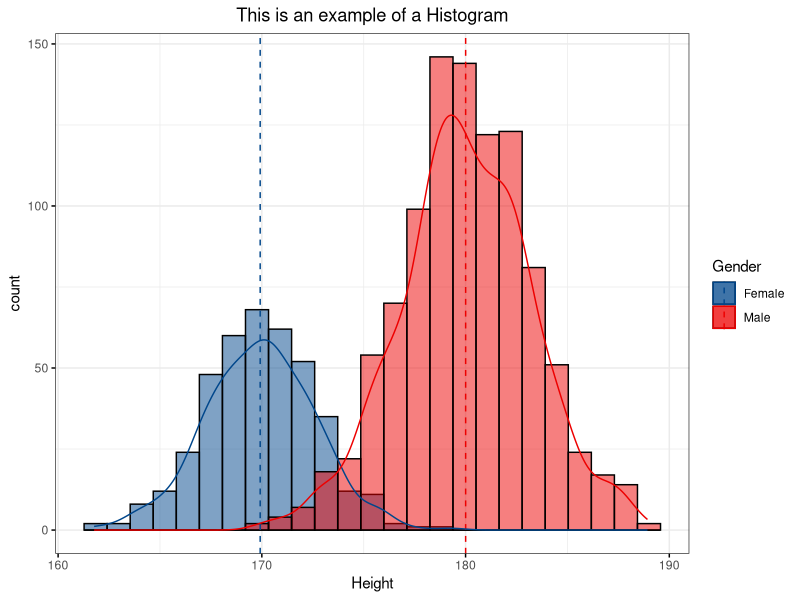
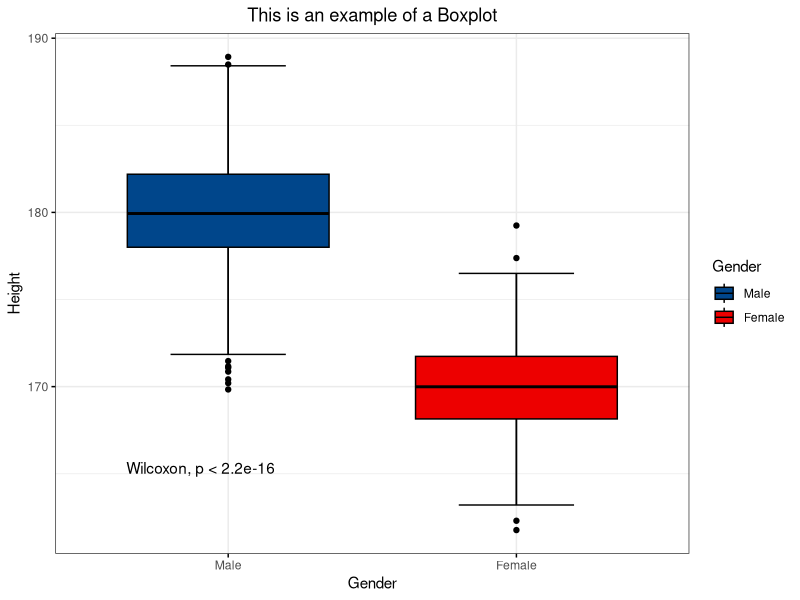
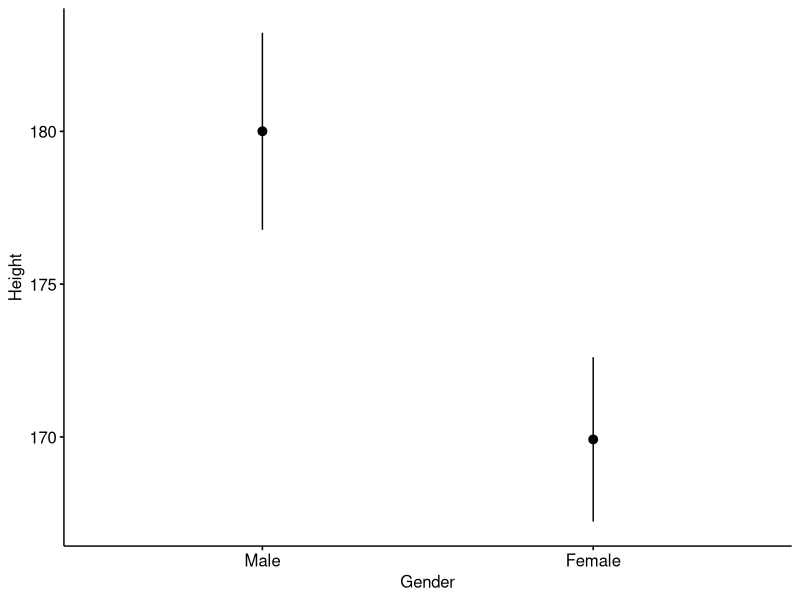

R code for these plots, in order: (Note: this script raises an error after producing the figures.)
library(ggpubr)
install.packages("tidyverse")
library(MASS)


Sigma= matrix(c(10,0.5,0.5,15), 2)
Sigma2= matrix(c(7.5,0.5,0.5,7.5), 2)


df =  data.frame(mvrnorm(1000,c(180,80) , Sigma = Sigma) , Gender = rep("Male"))
df2 =  data.frame(mvrnorm(400,c(170,65) , Sigma = Sigma2) , Gender = rep("Female"))

df = rbind(df, df2)
names(df) = c("Height","Weight","Gender")





## How to make a histogram

gghistogram(data = df ,x =  "Height", 
            y = "..count..",bins = 25, fill = "Gender",
            palette = "lancet",ggtheme = theme_bw(), 
            title = "This is an example of a Histogram", 
            add = "mean",add_density = T,label.rectangle = T) + 
  theme(plot.title = element_text(hjust = 0.5))

## How to make a boxplot 

ggboxplot(data = df ,x =  "Gender", 
            y = "Height",fill = "Gender",
            palette = "lancet",
          ggtheme = theme_bw(), 
            title = "This is an example of a Boxplot", 
          bxp.errorbar = T, add = "median_ci") + 
  theme(plot.title = element_text(hjust = 0.5))+  # Add pairwise comparisons p-value
  stat_compare_means(label.y = 165,label.x = 0.75)                  # Add global p-value


# Mean +/- standard deviation
ggerrorplot(df, 
            y = "Height",  
            x= "Gender", 
            desc_stat = "mean_sd")



# Scatter-plot 

ggscatter(df , "X1", "X2",color = "lightgray")



# Basic bar plots with label
p <- ggbarplot(df, x = "Nationality", y = "frequency",
               color = "black", fill = "lightgray")
p

df$Nationality =  as.factor(df$Nationality)

ggbarplot(df, x = "Nationality", y = "frequency",
          color = "Nationality", fill = "Nationality", palette = "jco")



# Rotate to create horizontal bar plots
p + rotate()
